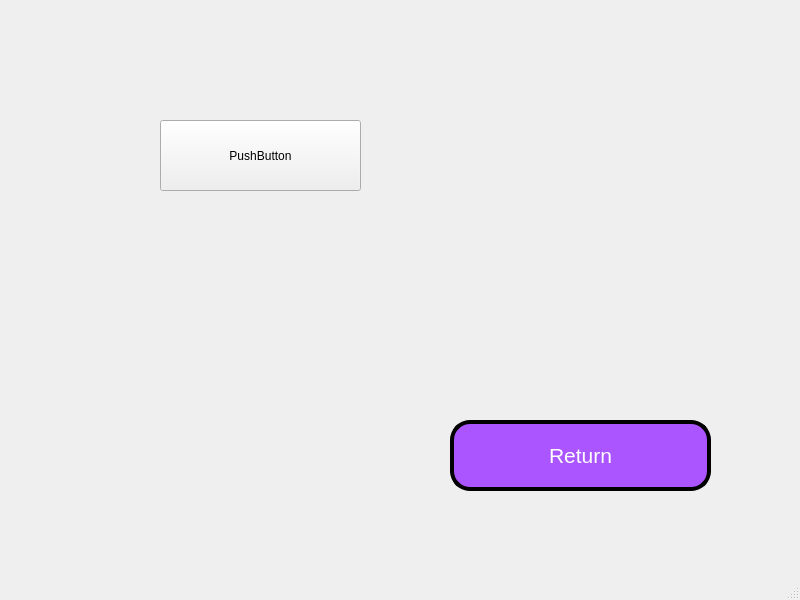
<?xml version="1.0" encoding="UTF-8"?>
<ui version="4.0">
 <class>MainWindow</class>
 <widget class="QMainWindow" name="MainWindow">
  <property name="geometry">
   <rect>
    <x>0</x>
    <y>0</y>
    <width>800</width>
    <height>600</height>
   </rect>
  </property>
  <property name="windowTitle">
   <string>MainWindow</string>
  </property>
  <widget class="QWidget" name="centralwidget">
   <widget class="QPushButton" name="pushButton">
    <property name="geometry">
     <rect>
      <x>450</x>
      <y>420</y>
      <width>261</width>
      <height>71</height>
     </rect>
    </property>
    <property name="font">
     <font>
      <pointsize>16</pointsize>
     </font>
    </property>
    <property name="styleSheet">
     <string notr="true">border-style:outset;
border-color: rgb(0, 0, 0);
border-width:4px;
background-color: rgb(170, 85, 255);
color: rgb(255, 255, 255);
border-radius:20px;</string>
    </property>
    <property name="text">
     <string>Return</string>
    </property>
   </widget>
   <widget class="QPushButton" name="pushButton_2">
    <property name="geometry">
     <rect>
      <x>160</x>
      <y>120</y>
      <width>201</width>
      <height>71</height>
     </rect>
    </property>
    <property name="styleSheet">
     <string notr="true">QPushButton{
qproperty-icon:url(:/images/)
}</string>
    </property>
    <property name="text">
     <string>PushButton</string>
    </property>
   </widget>
  </widget>
  <widget class="QMenuBar" name="menubar">
   <property name="geometry">
    <rect>
     <x>0</x>
     <y>0</y>
     <width>800</width>
     <height>21</height>
    </rect>
   </property>
  </widget>
  <widget class="QStatusBar" name="statusbar"/>
 </widget>
 <resources/>
 <connections/>
</ui>
